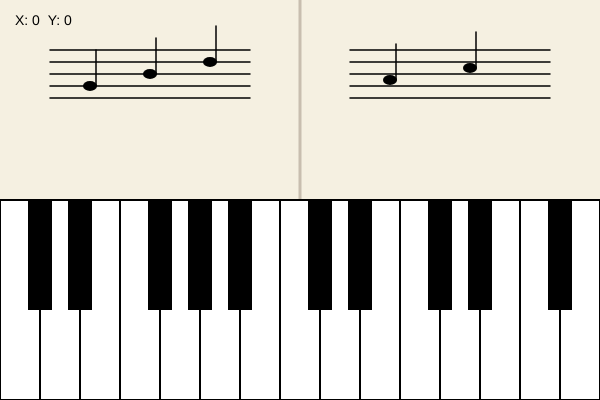
Frame 1 (no input)
Frame 60 (no input): identical to frame 1, image omitted
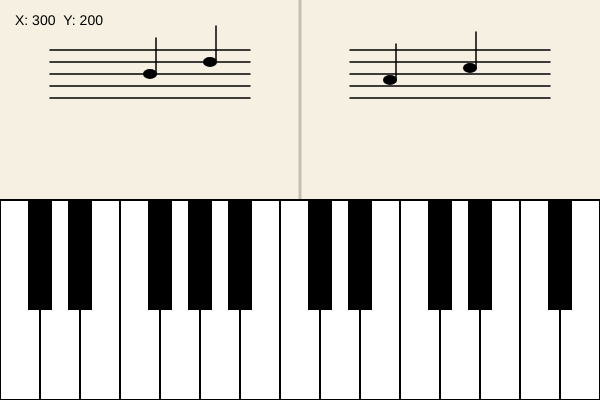
Frame 120 (the mouse pressed at the canvas centre since frame 60)

The p5.js sketch that drew these frames (run headless with seeded random() and noise() and a simulated clock; from frame 60 on, the mouse is pressed at the canvas centre):

// p5.js sketch
// ── sketch.js
function setup() {
  createCanvas(600, 400);
}

function draw() {
  background(245, 240, 225);
  
  stroke(200, 190, 175);
  strokeWeight(3);
  line(300, 0, 300, 200);

  stroke(0);
  strokeWeight(1.5);
  
  line(50, 50, 250, 50);
  line(50, 62, 250, 62);
  line(50, 74, 250, 74);
  line(50, 86, 250, 86);
  line(50, 98, 250, 98);

  line(350, 50, 550, 50);
  line(350, 62, 550, 62);
  line(350, 74, 550, 74);
  line(350, 86, 550, 86);
  line(350, 98, 550, 98);


  let t = frameCount % 600; 

  let y1 = 86;
  let y2 = 74;
  let y3 = 62;
  let y4 = 80;
  let y5 = 68;

  if (t > 60 && t < 150)  { y1 = 86 + (t - 60) * 3.5; }
  if (t > 150 && t < 240) { y2 = 74 + (t - 150) * 3.5; }
  if (t > 240 && t < 330) { y3 = 62 + (t - 240) * 3.5; }
  if (t > 330 && t < 420) { y4 = 80 + (t - 330) * 3.5; }
  if (t > 420 && t < 510) { y5 = 68 + (t - 420) * 3.5; }


  fill(0);
  
  // Nota 1
  if (t < 150) {
    noStroke(); ellipse(90, y1, 14, 10); 
    stroke(0); strokeWeight(1.5); line(96, y1, 96, y1 - 36);
  }
  
  // Nota 2
  if (t < 240) {
    noStroke(); ellipse(150, y2, 14, 10); 
    stroke(0); strokeWeight(1.5); line(156, y2, 156, y2 - 36);
  }
  
  // Nota 3
  if (t < 330) {
    noStroke(); ellipse(210, y3, 14, 10); 
    stroke(0); strokeWeight(1.5); line(216, y3, 216, y3 - 36);
  }
  
  // Nota 4
  if (t < 420) {
    noStroke(); ellipse(390, y4, 14, 10); 
    stroke(0); strokeWeight(1.5); line(396, y4, 396, y4 - 36);
  }
  
  // Nota 5
  if (t < 510) {
    noStroke(); ellipse(470, y5, 14, 10); 
    stroke(0); strokeWeight(1.5); line(476, y5, 476, y5 - 36);
  }


 
  let pianoY = 200;
  
  // Tasti Bianchi 
  fill(255);
  stroke(0);
  strokeWeight(2);
  for (let i = 0; i < 15; i++) {
    rect(i * 40, pianoY, 40, 200);
  }
  
  //Tasti Neri 
  fill(0);
  noStroke();
  
  rect(28, pianoY, 24, 110);
  rect(68, pianoY, 24, 110);
  
  rect(148, pianoY, 24, 110);
  rect(188, pianoY, 24, 110);
  rect(228, pianoY, 24, 110);
  
  rect(308, pianoY, 24, 110);
  rect(348, pianoY, 24, 110);
  
  rect(428, pianoY, 24, 110);
  rect(468, pianoY, 24, 110);
  rect(548, pianoY, 24, 110);


  fill(0);
  noStroke();
  textSize(14);
  text("X: " + round(mouseX) + "  Y: " + round(mouseY), 15, 25);
}
